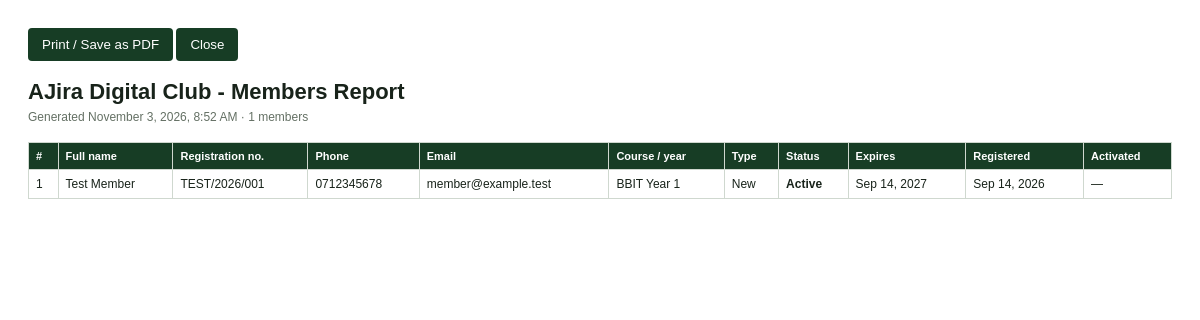
Page /admin/report.php (signed in) on the committed database.
### tables this page shows
CREATE TABLE IF NOT EXISTS members(id INT UNSIGNED AUTO_INCREMENT PRIMARY KEY,full_name VARCHAR(150) NOT NULL,reg_number VARCHAR(60) NOT NULL,phone VARCHAR(20) NOT NULL,email VARCHAR(150) NOT NULL,password_hash VARCHAR(255) DEFAULT NULL,profile_image VARCHAR(255) DEFAULT NULL,bio VARCHAR(500) DEFAULT NULL,course_year VARCHAR(120) NOT NULL,member_type ENUM('new','renewal') DEFAULT 'new',is_active TINYINT(1) DEFAULT 0,payment_method ENUM('till','paybill','other') DEFAULT 'till',payment_ref VARCHAR(80) DEFAULT NULL,payment_status ENUM('not_submitted','submitted','verified','rejected') NOT NULL DEFAULT 'not_submitted',payment_proof VARCHAR(255) DEFAULT NULL,payment_amount DECIMAL(10,2) DEFAULT NULL,payment_submitted_at DATETIME DEFAULT NULL,reviewed_at DATETIME DEFAULT NULL,registered_at TIMESTAMP DEFAULT CURRENT_TIMESTAMP,activated_at TIMESTAMP NULL DEFAULT NULL,expires_at DATETIME DEFAULT NULL,deactivated_at DATETIME DEFAULT NULL,deactivation_reason VARCHAR(255) DEFAULT NULL,UNIQUE KEY uq_reg(reg_number),INDEX idx_active(is_active),INDEX idx_expiry(expires_at));

### config/bootstrap.php (called while the page is built, shortened)
<?php
function db():PDO{
  static $p=null; if($p) return $p;
  $dsn=sprintf('mysql:host=%s;port=%s;dbname=%s;charset=utf8mb4',$_ENV['DB_HOST']??'localhost',$_ENV['DB_PORT']??'3306',$_ENV['DB_NAME']??'ajira_v4');
  try{ $p=new PDO($dsn,$_ENV['DB_USER']??'root',$_ENV['DB_PASS']??'',[PDO::ATTR_ERRMODE=>PDO::ERRMODE_EXCEPTION,PDO::ATTR_DEFAULT_FETCH_MODE=>PDO::FETCH_ASSOC,PDO::ATTR_EMULATE_PREPARES=>false]); }
  catch(PDOException $e){ error_log('DB:'.$e->getMessage()); http_response_code(500); die('<p style="font-family:sans-serif;padding:2rem;color:#991B1B">Database connection failed. Check .env file.</p>'); }
  return $p;
}
function e(string $s):string{return htmlspecialchars($s,ENT_QUOTES|ENT_SUBSTITUTE,'UTF-8');}

### admin/report.php (the view, shortened to what this page needs)
<?php
require_once __DIR__.'/../config/bootstrap.php';
$members=[];
try{$members=db()->query('SELECT * FROM members ORDER BY registered_at DESC')->fetchAll();}catch(Throwable){}
function reportStatus(array $member):string{
  return $member['is_active']?'Active':'Pending';
}
?><!doctype html>
<html lang="en"><head><meta charset="utf-8"><title>AJira Members Report</title>
</head><body>
<div class="actions"><button onclick="window.print()">Print / Save as PDF</button> <button onclick="window.close()">Close</button></div>
<h1>AJira Digital Club - Members Report</h1><p>Generated <?=e(date('F j, Y, g:i A'))?> · <?=count($members)?> members</p>
<table><thead><tr><th>#</th><th>Full name</th><th>Registration no.</th><th>Phone</th><th>Email</th><th>Course / year</th><th>Type</th><th>Status</th><th>Expires</th><th>Registered</th><th>Activated</th></tr></thead><tbody>
<?php foreach($members as $member): ?><tr><td><?=e((string)$member['id'])?></td><td><?=e($member['full_name'])?></td><td><?=e($member['reg_number'])?></td><td><?=e($member['phone'])?></td><td><?=e($member['email'])?></td><td><?=e($member['course_year'])?></td><td><?=e(ucfirst($member['member_type']))?></td><td class="status"><?=e(reportStatus($member))?></td><td><?=!empty($member['expires_at'])?e(date('M j, Y',strtotime($member['expires_at']))):'—'?></td><td><?=e(date('M j, Y',strtotime($member['registered_at'])))?></td><td><?=!empty($member['activated_at'])?e(date('M j, Y',strtotime($member['activated_at']))):'—'?></td></tr><?php endforeach; ?>
<?php if(!$members): ?><tr><td colspan="11">No members found.</td></tr><?php endif; ?></tbody></table>
</body></html>

### admin/report.php (style rules this page uses)
body { font-family:Arial,sans-serif;color:#18231a;margin:28px;font-size:12px }
h1 { margin:0 0 5px;font-size:22px }
p { color:#647064;margin:0 0 18px }
.actions { margin-bottom:18px }
button { background:#173d25;color:#fff;border:0;padding:9px 14px;border-radius:4px;cursor:pointer }
table { border-collapse:collapse;width:100% }
th,td { border:1px solid #cfd8cf;padding:7px;text-align:left }
th { background:#173d25;color:white;font-size:11px }
.status { font-weight:bold }

### rows in the picture
members: id "1", full_name "Test Member", reg_number "TEST/2026/001", phone "0712345678", email "member@example.test", course_year "BBIT Year 1", member_type "New", is_active "Active", expires_at "Sep 14, 2027", registered_at "Sep 14, 2026"

### other values in the picture
count($members) "1"
